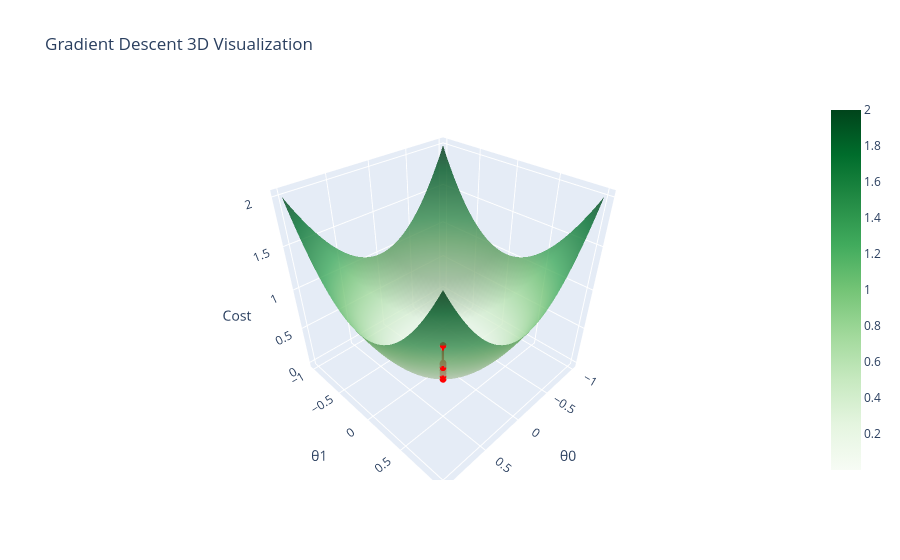

Notebook cell for this chart:
### Code cell
import numpy as np
import plotly.graph_objects as go

# Cost function
def cost(theta0, theta1):
    return theta0**2 + theta1**2

# Gradient
def grad(theta0, theta1):
    return np.array([2*theta0, 2*theta1])

# Surface
t0 = np.linspace(-1, 1, 50)
t1 = np.linspace(-1, 1, 50)
T0, T1 = np.meshgrid(t0, t1)
Z = cost(T0, T1)

# Gradient descent
alpha = 0.1
theta = np.array([0.8, 0.8])
path = [theta.copy()]

for _ in range(20):
    theta = theta - alpha * grad(theta[0], theta[1])
    path.append(theta.copy())

path = np.array(path)
path_z = cost(path[:, 0], path[:, 1])

# Plotly Figure
fig = go.Figure()

# Add surface
fig.add_trace(go.Surface(x=T0, y=T1, z=Z, colorscale='Greens', opacity=0.8))

# Add descent path
fig.add_trace(
    go.Scatter3d(
        x=path[:,0], y=path[:,1], z=path_z,
        mode='lines+markers',
        line=dict(width=5, color='red'),
        marker=dict(size=4, color='red')
    )
)

fig.update_layout(
    title="Gradient Descent 3D Visualization",
    scene=dict(
        xaxis_title="θ0",
        yaxis_title="θ1",
        zaxis_title="Cost"
    )
)

fig.show()

### Figure 1 — Plotly figure (JSON) as saved in the notebook; plotly's stock layout.template omitted (floating-point values rounded to 4 significant figures; data arrays with more than 128 entries replaced by an {"elided": "..."} marker saying what was removed)
{"data": [{"colorscale": [[0, "rgb(247,252,245)"], [0.125, "rgb(229,245,224)"], [0.25, "rgb(199,233,192)"], [0.375, "rgb(161,217,155)"], [0.5, "rgb(116,196,118)"], [0.625, "rgb(65,171,93)"], [0.75, "rgb(35,139,69)"], [0.875, "rgb(0,109,44)"], [1, "rgb(0,68,27)"]], "opacity": 0.8, "type": "surface", "x": {"elided": "50x50 float values"}, "y": {"elided": "50x50 float values"}, "z": {"elided": "50x50 float values"}}, {"line": {"color": "red", "width": 5}, "marker": {"color": "red", "size": 4}, "mode": "lines+markers", "type": "scatter3d", "x": [0.8, 0.64, 0.512, 0.4096, 0.3277, 0.2621, 0.2097, 0.1678, 0.1342, 0.1074, 0.0859, 0.06872, 0.05498, 0.04398, 0.03518, 0.02815, 0.02252, 0.01801, 0.01441, 0.01153, 0.009223], "y": [0.8, 0.64, 0.512, 0.4096, 0.3277, 0.2621, 0.2097, 0.1678, 0.1342, 0.1074, 0.0859, 0.06872, 0.05498, 0.04398, 0.03518, 0.02815, 0.02252, 0.01801, 0.01441, 0.01153, 0.009223], "z": [1.28, 0.8192, 0.5243, 0.3355, 0.2147, 0.1374, 0.08796, 0.05629, 0.03603, 0.02306, 0.01476, 0.009445, 0.006045, 0.003869, 0.002476, 0.001585, 0.001014, 0.000649, 0.0004154, 0.0002658, 0.0001701]}], "layout": {"scene": {"xaxis": {"title": {"text": "θ0"}}, "yaxis": {"title": {"text": "θ1"}}, "zaxis": {"title": {"text": "Cost"}}}, "title": {"text": "Gradient Descent 3D Visualization"}}}
